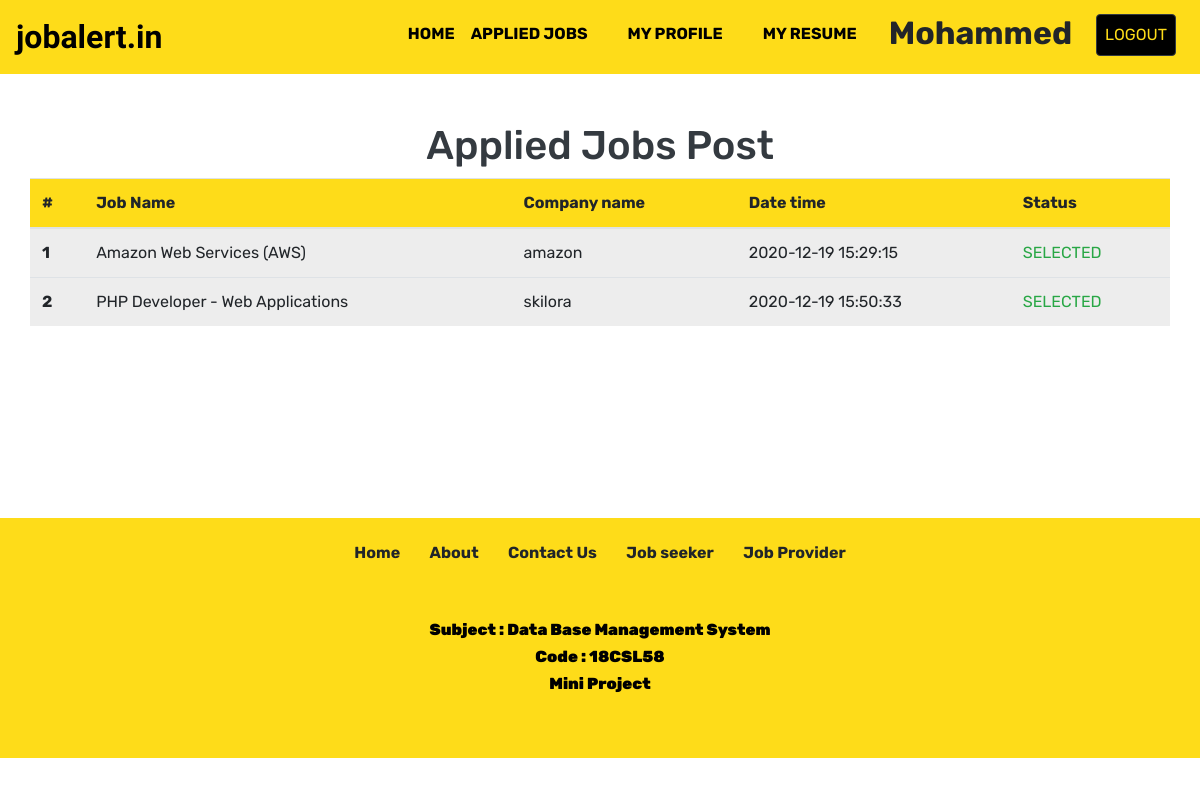
The app's page /user/user_applied_job.php (signed in) with its own data.
### tables this page shows
CREATE TABLE `users_applied_job_db` (
  `user_applied_job_id` int(11) NOT NULL,
  `user_id` int(11) NOT NULL,
  `comp_id` int(11) NOT NULL,
  `job_id` int(11) NOT NULL,
  `job_name` varchar(255) NOT NULL,
  `comp_name` varchar(255) NOT NULL,
  `status` varchar(255) NOT NULL DEFAULT 'Applied',
  `datetime` datetime NOT NULL
);

### user/user_applied_job.php (the view, shortened to what this page needs)
<!DOCTYPE html>
<html lang="en">
<head>
    <link rel="stylesheet" href="https://cdn.jsdelivr.net/npm/bootstrap@4.5.3/dist/css/bootstrap.min.css"
>
    <link rel="stylesheet" href="/jobalert.in/user/style.css">
</head>
<body>
    <?php
      include '_dbconnect.php';
    ?>
    <?php
    include("user_login_navbar.php");
    ?>
    <div class="container-fluid mt-4 pt-4" style="margin-bottom:12rem;">
        <div class="container-fluid">
            <table class="table table-responsive-sm  table-responsive-md ">
                <thead class="thead">
                    <h1 class="text-dark text-center">Applied Jobs Post</h1>
                    <tr>
                        <th scope="col">#</th>
                        <th scope="col">Job Name</th>
                        <th scope="col">Company name</th>
                        <th scope="col">Date time</th>
                        <th scope="col">Status</th>
                    </tr>
                </thead>
                <tbody>
                    <?php
                    $user_id=$_SESSION['user_id'];
                    $sql = "SELECT * FROM `users_applied_job_db` WHERE user_id='$user_id'";
                    $result = mysqli_query($conn ,$sql);
                    $count=0;
                    while($row = mysqli_fetch_assoc($result)){
                          $job_name=$row['job_name'];
                          $comp_name=$row['comp_name'];
                          $status=$row['status'];
                          $job_datetime=$row['datetime'];
                          $count++;
                          echo'<tr>
                            <th scope="row">'.$count.'</th>
                            <td>'.$job_name.'</td>
                            <td>'.$comp_name.'</td>
                            <td>'.$job_datetime.'</td>
                            <td class="text-success">'.$status.'</td>
                          </tr>';
                      }
                    ?>
                </tbody>
            </table>
        </div>
    </div>
    <div>
   <?php    include '../footer.php';       ?>
   </div>
</body>
</html>

### user/style.css (style rules this page uses)
* { margin: 0; padding: 0; box-sizing: border-box; }
body { font-family: 'Rubik', sans-serif !important; }
.table { background-color: #ededed; }
.thead { background-color: #fedc19 !important; }

### records on screen
users_applied_job_db: job_name "Amazon Web Services (AWS)", comp_name "amazon", datetime "2020-12-19 15:29:15", status "SELECTED"
users_applied_job_db: job_name "PHP Developer - Web Applications", comp_name "skilora", datetime "2020-12-19 15:50:33", status "SELECTED"

### other values on screen
$_SESSION['user_name'] "Mohammed"
